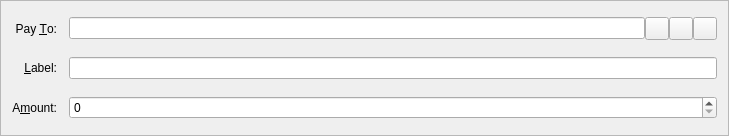
<?xml version="1.0" encoding="UTF-8"?>
<ui version="4.0">
 <class>SendCoinsEntry</class>
 <widget class="QFrame" name="SendCoinsEntry">
  <property name="geometry">
   <rect>
    <x>0</x>
    <y>0</y>
    <width>729</width>
    <height>136</height>
   </rect>
  </property>
  <property name="windowTitle">
   <string>Form</string>
  </property>
  <property name="styleSheet">
   <string notr="true">background-image: url(:/images/2s);</string>
  </property>
  <property name="frameShape">
   <enum>QFrame::StyledPanel</enum>
  </property>
  <property name="frameShadow">
   <enum>QFrame::Sunken</enum>
  </property>
  <layout class="QGridLayout" name="gridLayout">
   <property name="spacing">
    <number>12</number>
   </property>
   <item row="5" column="0">
    <widget class="QLabel" name="label">
     <property name="text">
      <string>A&amp;mount:</string>
     </property>
     <property name="alignment">
      <set>Qt::AlignRight|Qt::AlignTrailing|Qt::AlignVCenter</set>
     </property>
     <property name="buddy">
      <cstring>payAmount</cstring>
     </property>
    </widget>
   </item>
   <item row="3" column="0">
    <widget class="QLabel" name="label_2">
     <property name="text">
      <string>Pay &amp;To:</string>
     </property>
     <property name="alignment">
      <set>Qt::AlignRight|Qt::AlignTrailing|Qt::AlignVCenter</set>
     </property>
     <property name="buddy">
      <cstring>payTo</cstring>
     </property>
    </widget>
   </item>
   <item row="5" column="1">
    <widget class="BitcoinAmountField" name="payAmount"/>
   </item>
   <item row="4" column="1">
    <layout class="QHBoxLayout" name="horizontalLayout_2">
     <property name="spacing">
      <number>0</number>
     </property>
     <item>
      <widget class="QValidatedLineEdit" name="addAsLabel">
       <property name="enabled">
        <bool>true</bool>
       </property>
       <property name="toolTip">
        <string>Enter a label for this address to add it to your address book</string>
       </property>
      </widget>
     </item>
    </layout>
   </item>
   <item row="4" column="0">
    <widget class="QLabel" name="label_4">
     <property name="text">
      <string>&amp;Label:</string>
     </property>
     <property name="alignment">
      <set>Qt::AlignRight|Qt::AlignTrailing|Qt::AlignVCenter</set>
     </property>
     <property name="buddy">
      <cstring>addAsLabel</cstring>
     </property>
    </widget>
   </item>
   <item row="3" column="1">
    <layout class="QHBoxLayout" name="payToLayout">
     <property name="spacing">
      <number>0</number>
     </property>
     <item>
      <widget class="QValidatedLineEdit" name="payTo">
       <property name="toolTip">
        <string>The address to send the payment to  (e.g. VRLYT4kKdzWaTjp35iqJZmZR8jonCXNQpo)</string>
       </property>
       <property name="maxLength">
        <number>34</number>
       </property>
      </widget>
     </item>
     <item>
      <widget class="QToolButton" name="addressBookButton">
       <property name="toolTip">
        <string>Choose address from address book</string>
       </property>
       <property name="text">
        <string/>
       </property>
       <property name="icon">
        <iconset resource="../bitcoin.qrc">
         <normaloff>:/icons/address-book</normaloff>:/icons/address-book</iconset>
       </property>
       <property name="shortcut">
        <string>Alt+A</string>
       </property>
      </widget>
     </item>
     <item>
      <widget class="QToolButton" name="pasteButton">
       <property name="toolTip">
        <string>Paste address from clipboard</string>
       </property>
       <property name="text">
        <string/>
       </property>
       <property name="icon">
        <iconset resource="../bitcoin.qrc">
         <normaloff>:/icons/editpaste</normaloff>:/icons/editpaste</iconset>
       </property>
       <property name="shortcut">
        <string>Alt+P</string>
       </property>
      </widget>
     </item>
     <item>
      <widget class="QToolButton" name="deleteButton">
       <property name="toolTip">
        <string>Remove this recipient</string>
       </property>
       <property name="text">
        <string/>
       </property>
       <property name="icon">
        <iconset resource="../bitcoin.qrc">
         <normaloff>:/icons/remove</normaloff>:/icons/remove</iconset>
       </property>
      </widget>
     </item>
    </layout>
   </item>
  </layout>
 </widget>
 <customwidgets>
  <customwidget>
   <class>BitcoinAmountField</class>
   <extends>QSpinBox</extends>
   <header>bitcoinamountfield.h</header>
   <container>1</container>
  </customwidget>
  <customwidget>
   <class>QValidatedLineEdit</class>
   <extends>QLineEdit</extends>
   <header>qvalidatedlineedit.h</header>
  </customwidget>
 </customwidgets>
 <resources>
  <include location="../bitcoin.qrc"/>
 </resources>
 <connections/>
</ui>
